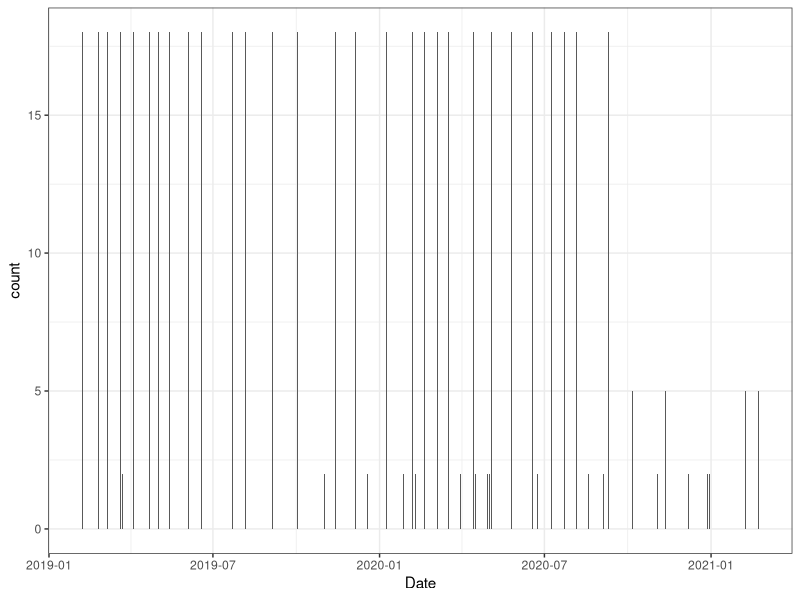
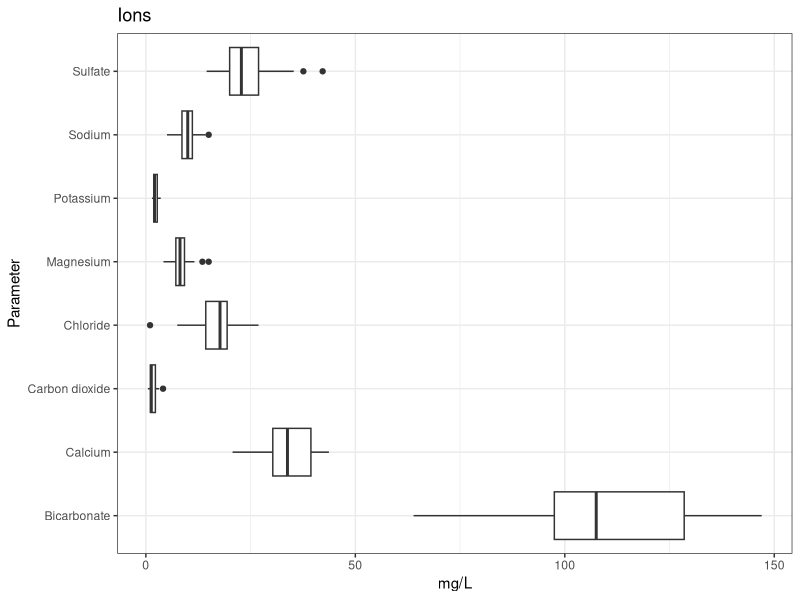
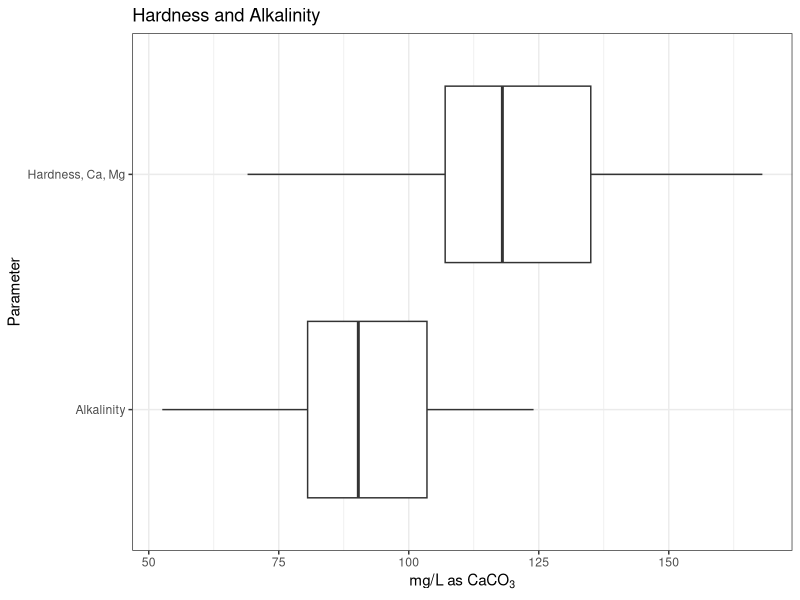
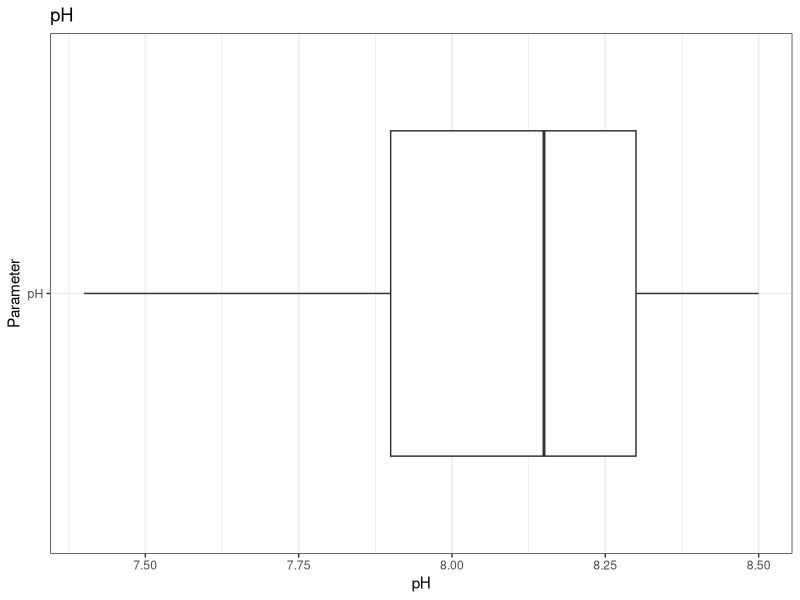

Generate these figures, in order, with R:
## ---- chunk 1
knitr::opts_chunk$set(echo = TRUE)

library(tidyverse)
library(lubridate)
## ---- chunk 2

potomac <- read_csv("data/result_modified.csv") %>% 
  mutate(Date = as.Date(Date, "%m/%d/%Y"))

## ---- chunk 3


# Bar chart of # of parameters analyzed by date

potomac %>% 
  ggplot(aes(x = Date)) +
    geom_bar(stat = "count") +
  theme_bw()


# Summary table of parameter values

potomac %>% 
  group_by(Parameter) %>% 
    summarise(mean = round(mean(Value), digits = 2),
              sd = round(sd(Value), digits = 2),
              upper95 = round(quantile(Value, .95), digits = 2),
              n = n()) %>% 
  knitr::kable()



# Boxplot of Parameter Values

potomac %>% 
  filter(!Parameter %in% c("Total dissolved solids",
                           "Temperature, water", "pH", "Hardness, Ca, Mg",
                           "Alkalinity")) %>% 
  ggplot(aes(x = Parameter, y = Value)) +
    geom_boxplot() +
    coord_flip() +
    ylab("mg/L") +
    ggtitle("Ions") +
    theme_bw()


potomac %>% 
  filter(Parameter %in% c("Hardness, Ca, Mg", "Alkalinity")) %>% 
  ggplot(aes(x = Parameter, y = Value)) +
    geom_boxplot() +
    coord_flip() +
    ylab(expression("mg/L as CaCO"[3])) +
    ggtitle("Hardness and Alkalinity") +
    theme_bw()


potomac %>% 
  filter(Parameter %in% "pH") %>% 
  ggplot(aes(x = Parameter, y = Value)) +
    geom_boxplot() +
    coord_flip() +
    ylab("pH") +
    ggtitle("pH") +
    theme_bw()


## ---- chunk 4

potomac %>% 
  group_by(Date) %>%
    count() %>% 
    arrange(desc(Date)) %>% 
  View()

## ---- chunk 5


potomac %>% 
  filter(Date == "2020-09-10")


potomac %>% 
  filter(Date == "2020-09-10") %>% 
  dplyr::select(Parameter, Value, Units) %>% 
  knitr::kable()

